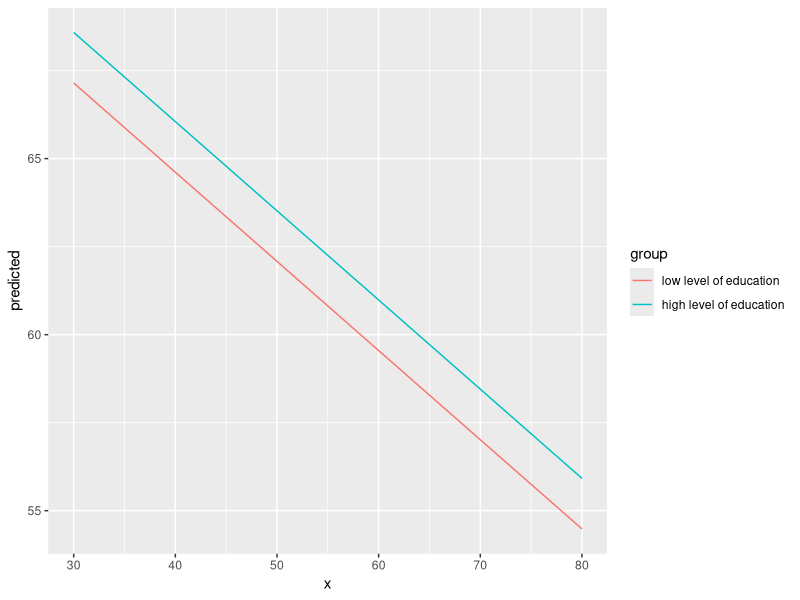
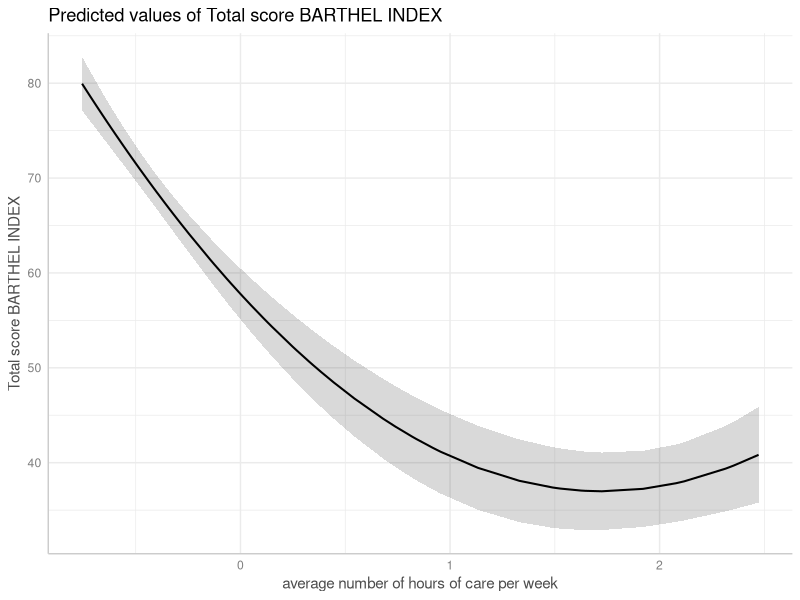
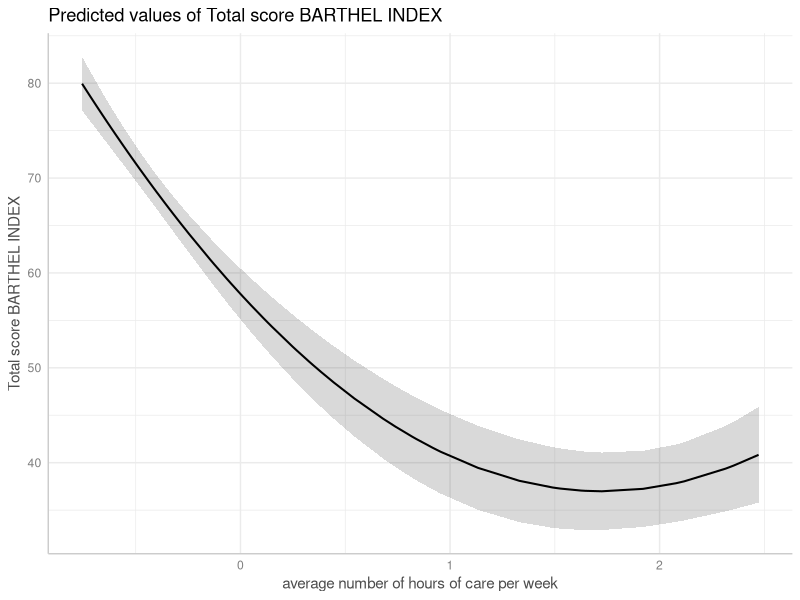

Here is the R script that generated these plots, in order:
## ---- chunk 1
knitr::opts_chunk$set(collapse = TRUE, comment = "#>", dev = "png", fig.width = 7, fig.height = 4, message = FALSE, warning = FALSE)
options(width = 800, tibble.width = Inf)
## ---- chunk 2
library(ggeffects)
library(ggplot2)
data(efc)
fit <- lm(barthtot ~ c12hour + neg_c_7 + c161sex + c172code, data = efc)

mydf <- ggpredict(fit, terms = c("c12hour [30:80]", "c172code [1,3]"))
mydf
ggplot(mydf, aes(x, predicted, colour = group)) + geom_line()
## ---- chunk 3
data(mtcars)
mpg_model <- lm(mpg ~ log(hp), data = mtcars)

# x-values and predictions based on the log(hp)-values
ggpredict(mpg_model, "hp")

# x-values and predictions based on hp-values from 50 to 150
ggpredict(mpg_model, "hp [50:150]")
## ---- chunk 4
# x-values and predictions based on exponentiated hp-values
ggpredict(mpg_model, "hp [exp]")
## ---- chunk 5
library(sjmisc)
data(efc)
efc$c12hour <- std(efc$c12hour)
m <- lm(barthtot ~ c12hour + I(c12hour^2) + neg_c_7 + c160age + c172code, data = efc)

me <- ggpredict(m, terms = "c12hour")
plot(me)
## ---- chunk 6
me <- ggpredict(m, terms = "c12hour", pretty = FALSE)
plot(me)
## ---- chunk 7
data (mtcars)
mpg_model <- lm(mpg ~ log(hp) + disp, data = mtcars)

# "disp" is hold constant at its mean
ggpredict(mpg_model, "hp [exp]")

# "disp" is hold constant at value 200
ggpredict(mpg_model, "hp [exp]", condition = c(disp = 200))
